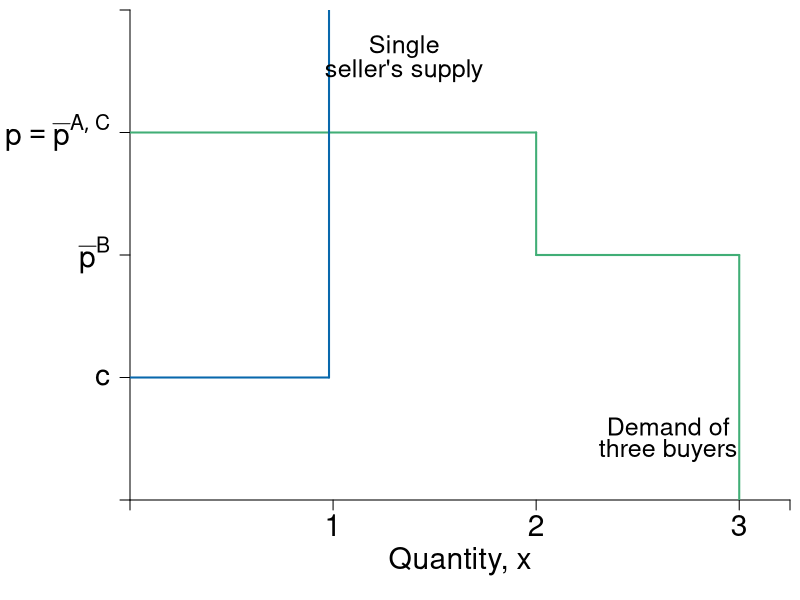

R code for this plot:
require(shape)
pdf(file = "competitionmarkets/makost_market3.pdf", width = 9, height = 7)

#Set parameters for graphics
pointsize <- 1.8
axislabelsize <- 1.8
labelsize <- 1.5
namesize <- 1.8
annotatesize <- 1.5
graphlinewidth <- 2
segmentlinewidth <- 1.5


COL <- c("#7fc97f", "#beaed4", "#fdc086", "#ffff99", "#386cb0", "#f0027f", "#bf5b17", "#666666")
COLA <- c("#e0f3db", "#99d8c9","#66c2a4","#41ae76", "#238b45", "#005824")
COLB <- c("#c6dbef", "#4eb3d3", "#2b8cbe", "#0868ac","#084081")
COLC <- c("#fcfbfd", "#efedf5", "#dadaeb", "#bcbddc", "#9e9ac8", "#807dba", "#6a51a3", "#54278f", "#3f007d")

par(mar =  c(5, 6.5, 0.5, 0.5))

Demand <- function(x, rmax = 20, xmax = 12, n = 10) {
  rmax - (rmax/(n*xmax))*x
}

mrsA <- function(x, rmax = 20, xmax = 10) {
  rmax - (rmax/xmax)*x
}

uA <- function(x, y, rmax = 20, xmax = 10) {
  y + rmax*x - (1/2)(rmax/xmax)*x^2
}


Supply <- function(x, c1 = 0, c2 = 0.05){
  c1 + 2*c2*x
}

xlims <- c(0, 3.25)
ylims <- c(0, 4)

npts <- 501 

plot(0, 0, xlim = xlims, ylim = ylims, type = "n",
     xlab = expression(paste("")),
     ylab = expression(paste("")), 
     xaxt = "n", 
     yaxt = "n", 
     cex.lab = axislabelsize, 
     bty = "n",
     xaxs="i", 
     yaxs="i")

# ticksy <- seq(from = 0, to = ylims[2], by = 2)
# ylabels <- seq(from = 0, to = ylims[2], by = 2)
# ticksx <- seq(from = 0, to = xlims[2], by = 2)
# xlabels <- seq(from = 0, to = xlims[2], by = 2)
ticksy <- c(0, 1, 2, 3, ylims[2])
ylabels <- c(NA, expression(paste(c)), expression(paste(bar(p)^B)), expression(paste(p == bar(p)^{list(A, C)})), NA)
ticksx <- c(0, 1, 2, 3, xlims[2])
xlabels <- c(NA, 1, 2, 3, NA)

axis(1, at = ticksx, pos = 0, labels = xlabels, cex.axis = axislabelsize)
axis(2, at = ticksy, pos = 0, labels = ylabels, las = 1, cex.axis = axislabelsize)


#Line for Demand
segments(0, 3, 2, 3, lty = 1, col = COLA[4] , lwd = graphlinewidth)
segments(2, 3, 2, 2, lty = 1, col = COLA[4] , lwd = graphlinewidth)
segments(2, 2, 3, 2, lty = 1, col = COLA[4] , lwd = graphlinewidth)
segments(3, 2, 3, 0, lty = 1, col = COLA[4] , lwd = graphlinewidth)

#Line for Supply
segments(0, 1, 0.98, 1, lty = 1, col = COLB[4] , lwd = graphlinewidth)
segments(0.98, 1, 0.98, 4, lty = 1, col = COLB[4] , lwd = graphlinewidth)

#For market price
# segments(0, 2, 1, 2, lty = 2, "gray" , lwd = segmentlinewidth)

#Label axes
mtext(expression(paste("Quantity, ", x)), side=1, line = 3, cex = axislabelsize)
#text(-0.3, 0.5*ylims[2], expression(paste("Price per unit of x, ", p[X])), xpd = TRUE, cex = axislabelsize, srt = 90) 
# 
# points(50, 10, pch = 16, col = "black", cex = 1.5)
# text(52, 10.5, expression(M))
text(2.65, 0.6, expression("Demand of"), cex = labelsize)
text(2.65, 0.4, expression("three buyers"), cex = labelsize)
text(1.35, 3.7, expression("Single"), cex = labelsize)
text(1.35, 3.5, expression("seller's supply"), cex = labelsize)

# text(0.27, 2.6, expression("Equilibrium Price"), cex = labelsize)
# text(0.27, 2.4, expression("falls in this range"), cex = labelsize)
# Arrows(0.55, 2.1, 0.55, 2.9, col = "black", code =3, lty = 1, lwd = 2, arr.type = "triangle", arr.lwd = 0.5)


dev.off()
